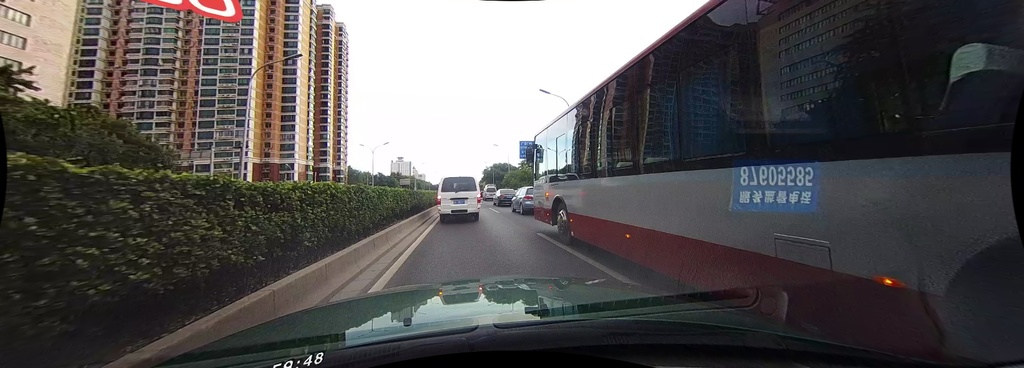
#> input picture images/self_driving_captured_frames/resized_1024X368/00000.jpg, 1024 x 368 px
$ python count_num_diff_pixels.py
#> lines starting #> are read from the running program, lines starting #| are printed output that depends on the picture
# This script counts the number of different pixels between two images.
# R/G/B are counted separately so the total sum is width*height*#channels(3)


#### Results:
# ('no diff: ', 100853, 'percent: ', 8.92)
# ('diff < 5: ', 518574, 'percent: ', 45.87)
# ('diff < 10: ', 702722, 'percent: ', 62.16)

import numpy as np
import cv2

img1 = cv2.imread('self_driving_captured_frames/resized_1024X368/00000.jpg')
#> img1 is the input picture: shape (368, 1024, 3); mean B, G, R 82.6, 82.9, 85.6
img2 = cv2.imread('self_driving_captured_frames/resized_1024X368/00001.jpg')
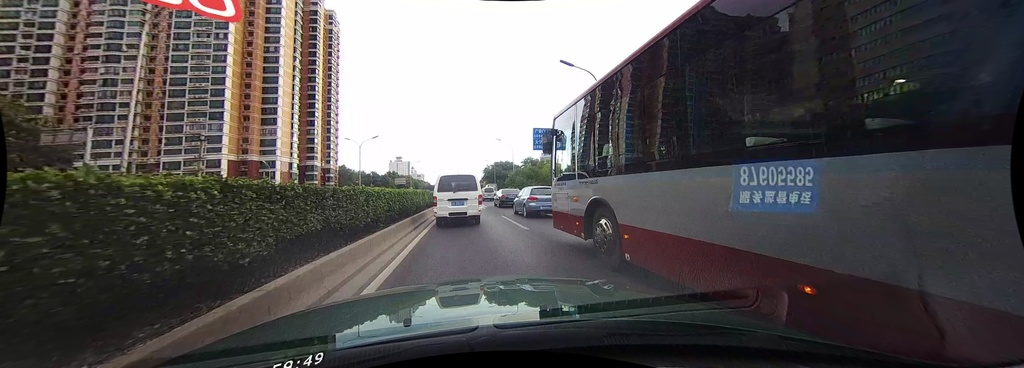
#> input picture images/self_driving_captured_frames/resized_1024X368/00001.jpg, 1024 x 368 px
#> img2 is the input picture: shape (368, 1024, 3); mean B, G, R 83.5, 83.3, 86.2

diff = cv2.absdiff(img1, img2)
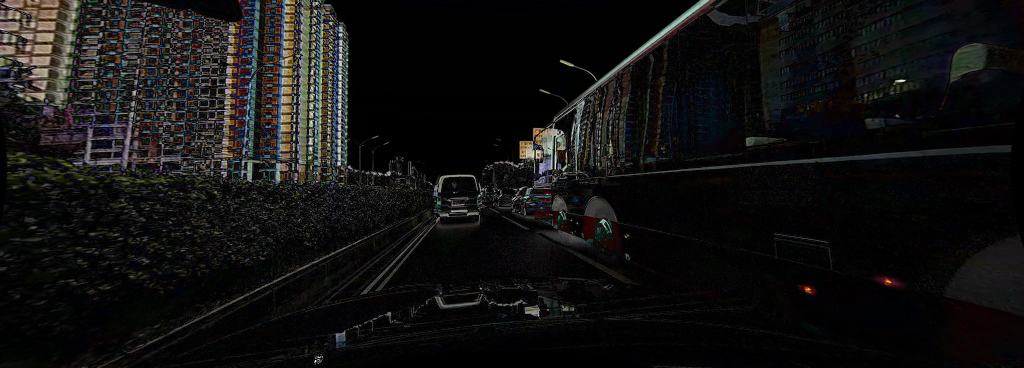
#> diff: shape (368, 1024, 3); mean B, G, R 17.5, 17.9, 18.4
sum = float(img1.size)
#> sum = 1130496
diff0 = np.sum(diff==0)
#> diff0 = 100853
diff5 = np.sum(diff<5)
#> diff5 = 518574
diff10 = np.sum(diff<10)
#> diff10 = 702722
print("======Difference between two images: counting each R/G/B individually======")
print("no diff: ", diff0, "percent: ", round(100*(diff0/sum), 2))
#| no diff:  100853 percent:  8.92
print("diff < 5: ", diff5, "percent: ", round(100*(diff5/sum), 2))
#| diff < 5:  518574 percent:  45.87
print("diff < 10: ", diff10, "percent: ", round(100*(diff10/sum), 2))
#| diff < 10:  702722 percent:  62.16
